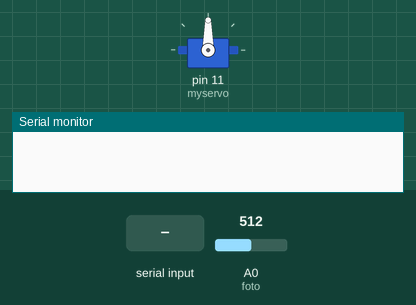
The sketch below on a simulated Arduino Uno, built with avr-gcc and run on an emulated ATmega328P. Shown: servo, the last lines printed to the serial monitor. The inputs (shaded band) are chosen by the test bench; at power-on: A0 (foto) = 512.

Above: at 1.2 s.
1.3 s: "a90\n" received over Serial
At 3.1 s:
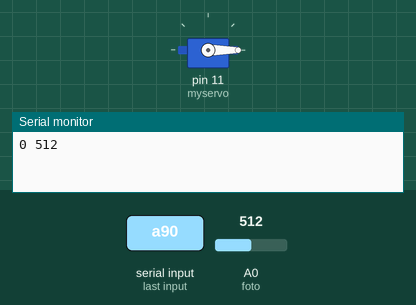
At 7.1 s:
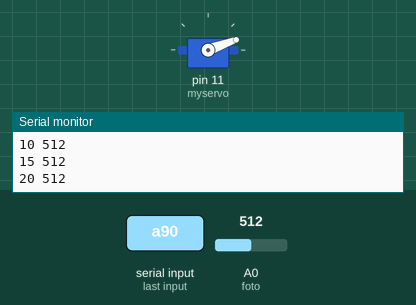
Timing chart, 0 to 16.8 s (numbered marks = the images above; inputs shaded):
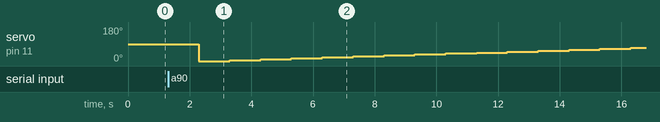

Measured:
- after the input at 1.3 s, servo on pin 11 (myservo): 90° → 0° after 1.0 s, → 5° 1.0 s later, → 10° 1.0 s later, → 15° 1.0 s later, … (15 changes in this stretch)

The sketch:

servomotor_final.ino
```cpp
/*
 Controlling a servo position using a potentiometer (variable resistor)
 by Michal Rinott <http://people.interaction-ivrea.it/m.rinott>

 modified on 8 Nov 2013
 by Scott Fitzgerald
 http://www.arduino.cc/en/Tutorial/Knob
*/

#include <Servo.h>
#define DEBUG(a) Serial.println(a);

Servo myservo;  // create servo object to control a servo

int foto = A0;  // analog pin used to connect the potentiometer
int val;    // variable to read the value from the analog pin
int pos=0;
char valor;
int angulo;
String grado;
void setup() {
  myservo.attach(11);  // attaches the servo on pin 9 to the servo object
  Serial.begin(9600);

}
void loop() {
  if (Serial.available()>0)
  {
    valor=Serial.read();

    if(valor=='a')
    {
    delay(1000);
    //val = analogRead(foto);            // reads the value of the potentiometer (value between 0 and 1023)

    //angulo = map(val, 0, 1023, 0, 180);     // scale it for use with the servo (value between 0 and 180)
    for (pos = 0; pos <= 180; pos += 5) // goes from 0 degrees to 180 degrees
       {
    // in steps of 1 degree
    val = analogRead(foto);
    myservo.write(pos);              // tell servo to go to position in variable 'pos'
    Serial.print(pos);
    Serial.print(" ");
    Serial.println(val);
    delay(1000);                      // waits 15 ms for the servo to reach the position
       }
    }

   if(valor=='b')
    {Serial.print(0);}

    if(valor=='c'){

    int data = Serial.parseFloat();
    DEBUG(data);
    myservo.write(data);
    if (valor=='\n'){ //Recibe un espacio
    //angulo=grado.toInt();
      //Convierte en número el valor


    }
    }

      }


  }
```
